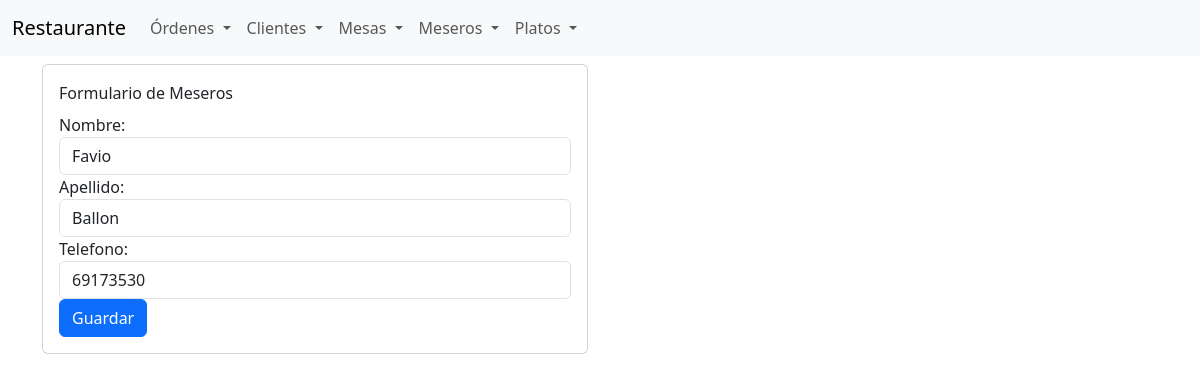
Page /restaurante/meseros/1 on the committed database.
### restaurante/models/meseros.py (models this page shows, shortened)
class Meseros(models.Model):
    nombre = models.CharField(max_length=100)
    apellido = models.CharField(max_length=100)
    telefono = models.CharField(max_length=100)

### restaurante/views/meseros_views.py (the view)
# urls.py: path("meseros/<int:id>", views.meseros_edit, name="meseros_edit"),
def meseros_edit(request, id):
    mesero = Meseros.objects.get(id=id)
    if request.method == "POST":
        form = MeserosForm(request.POST, instance=mesero)
        if form.is_valid():
            form.save()
            return redirect("meseros_list")
    else:
        form = MeserosForm(instance=mesero)
    return render(
        request,
        "restaurante/meseros/form.html",
        {"form": form}
    )

### restaurante/forms/meseros_forms.py
class MeserosForm(forms.ModelForm):
    nombre = forms.CharField(
        label="Nombre",
        widget=forms.TextInput(attrs={"class": "form-control"})
    )
    apellido = forms.CharField(
        label="Apellido",
        widget=forms.TextInput(attrs={"class": "form-control"})
    )
    telefono = forms.CharField(
        label="Telefono",
        widget=forms.TextInput(attrs={"class": "form-control"})
    )
    class Meta:
        model = Meseros
        fields = ["nombre", "apellido", "telefono"]

### templates/restaurante/meseros/form.html (shortened to what this page needs)
{% extends "restaurante/base.html" %}
{% block content %}
    <div class="container">
        <div class="row">
            <div class="col-6">
                <div class="card mt-2">
                    <div class="card-body">
                        <div class="card-title">Formulario de Meseros</div>
                        <form method="post" action="">
                            {{ form.as_div }}
                            <input class="btn btn-primary" type="submit" value="Guardar">
                        </form>
                    </div>
                </div>
            </div>
        </div>
    </div>
{% endblock %}

### rows in the picture
Meseros: nombre "Favio", apellido "Ballon", telefono "69173530"
